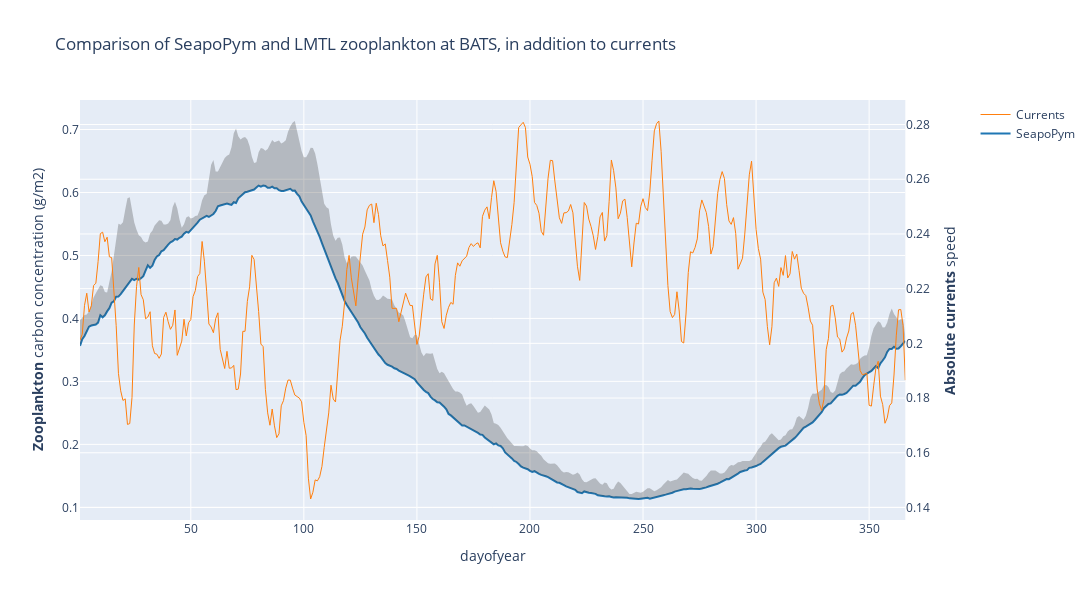

Here is the notebook cell this chart was saved with:
### Markdown cell above
## BATS

### Code cell
latitude = 31.6
longitude = -64.2
station_name = "BATS"

if COMPARISON_ANNUAL:
    obs = data["zooc"].sel(latitude=latitude, longitude=longitude).groupby("time.dayofyear").mean("time")
    pred = (
        biomass_print.sel(latitude=latitude, longitude=longitude, functional_group=0)
        .groupby("time.dayofyear")
        .mean("time")
    )
    current_u = data["U"].sel(latitude=latitude, longitude=longitude, depth=1)
    current_v = data["V"].sel(latitude=latitude, longitude=longitude, depth=1)
    current = (np.abs(current_u) + np.abs(current_v)).groupby("time.dayofyear").mean("time")

    plot_comparison(obs, pred, current, time_axis_name="dayofyear", station_name=station_name).show()

if COMPARISON_ALL:
    obs = data["zooc"].sel(latitude=latitude, longitude=longitude)
    pred = biomass_print.sel(latitude=latitude, longitude=longitude, functional_group=0)
    current_u = data["U"].sel(latitude=latitude, longitude=longitude, depth=1)
    current_v = data["V"].sel(latitude=latitude, longitude=longitude, depth=1)
    current = np.sqrt(current_u**2 + current_v**2)
    plot_comparison(obs, pred, current, time_axis_name="time", station_name=station_name).show()

if NOARMALIZED:
    normalized_current = current / current.max()
    normalized_error = obs - pred
    normalized_error = normalized_error / normalized_error.max()
    plot_diff(current_diff=normalized_current, error=normalized_error, station_name=station_name).show()

### Figure 1 — Plotly figure (JSON) as saved in the notebook; plotly's stock layout.template omitted (floating-point values rounded to 4 significant figures; data arrays with more than 128 entries replaced by an {"elided": "..."} marker saying what was removed)
{"data": [{"line": {"color": "rgb(31, 119, 180)"}, "mode": "lines", "name": "SeapoPym", "type": "scatter", "x": {"elided": "366 int values"}, "xaxis": "x", "y": {"elided": "366 float values"}, "yaxis": "y"}, {"line": {"width": 0}, "marker": {"color": "#444"}, "mode": "lines", "name": "Upper Bound", "showlegend": false, "type": "scatter", "x": {"elided": "366 int values"}, "xaxis": "x", "y": {"elided": "366 float values"}, "yaxis": "y"}, {"fill": "tonexty", "fillcolor": "rgba(68, 68, 68, 0.3)", "line": {"width": 0}, "marker": {"color": "#444"}, "mode": "lines", "name": "Lower Bound", "showlegend": false, "type": "scatter", "x": {"elided": "366 int values"}, "y": {"elided": "366 float values"}}, {"line": {"color": "rgb(255, 127, 14)", "width": 1}, "mode": "lines", "name": "Currents", "type": "scatter", "x": {"elided": "366 int values"}, "xaxis": "x", "y": {"elided": "366 float values"}, "yaxis": "y2"}], "layout": {"height": 600, "title": {"text": "Comparison of SeapoPym and LMTL zooplankton at BATS, in addition to currents"}, "width": 1400, "xaxis": {"anchor": "y", "domain": [0, 0.94], "title": {"text": "dayofyear"}}, "yaxis": {"anchor": "x", "domain": [0, 1], "title": {"text": "<b>Zooplankton</b> carbon concentration (g/m2)"}}, "yaxis2": {"anchor": "x", "overlaying": "y", "side": "right", "title": {"text": "<b>Absolute currents</b> speed"}}}}
